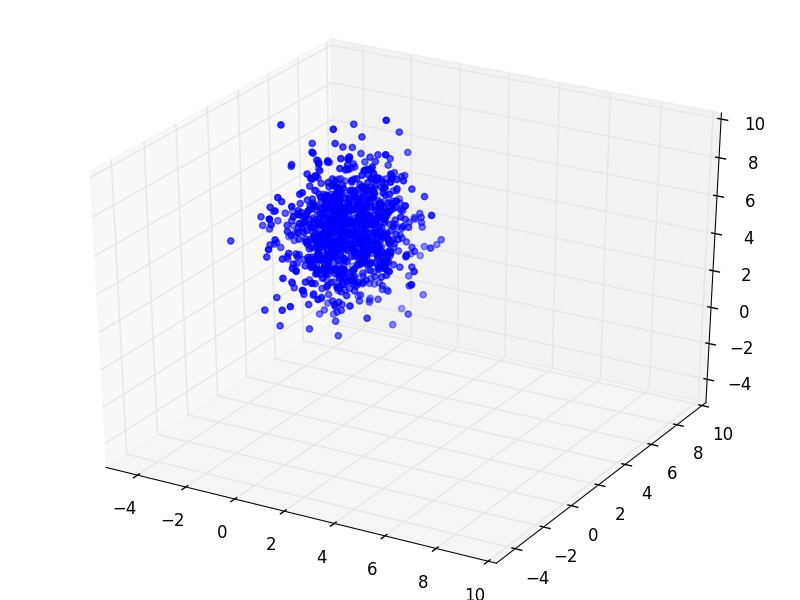

Recreate this plot in Python.
#!/usr/bin/env python3
# -*- coding: utf-8 -*-

"""
Scatter multivariate normal (version 1)
"""

import numpy as np
import matplotlib.pyplot as plt
from mpl_toolkits.mplot3d import axes3d

# Build datas ###############

num_points = 1000
mu = np.array([0., 2.5, 5.])
cov = np.array([[1., 0., 0.],
                [0., 2., 0.],
                [0., 0., 3.]])

x = np.random.multivariate_normal(mu, cov, num_points)

# Plot data #################

fig = plt.figure()
ax = axes3d.Axes3D(fig)
ax.scatter(x[:,0], x[:,1], x[:,2], color='b')

ax.set_xlim(-5., 10.)
ax.set_ylim(-5., 10.)
ax.set_zlim(-5., 10.)

# SAVE FILES ######################
plt.savefig("demo4_mplot3d_scatter_multivariate_normal.png")

plt.show()

